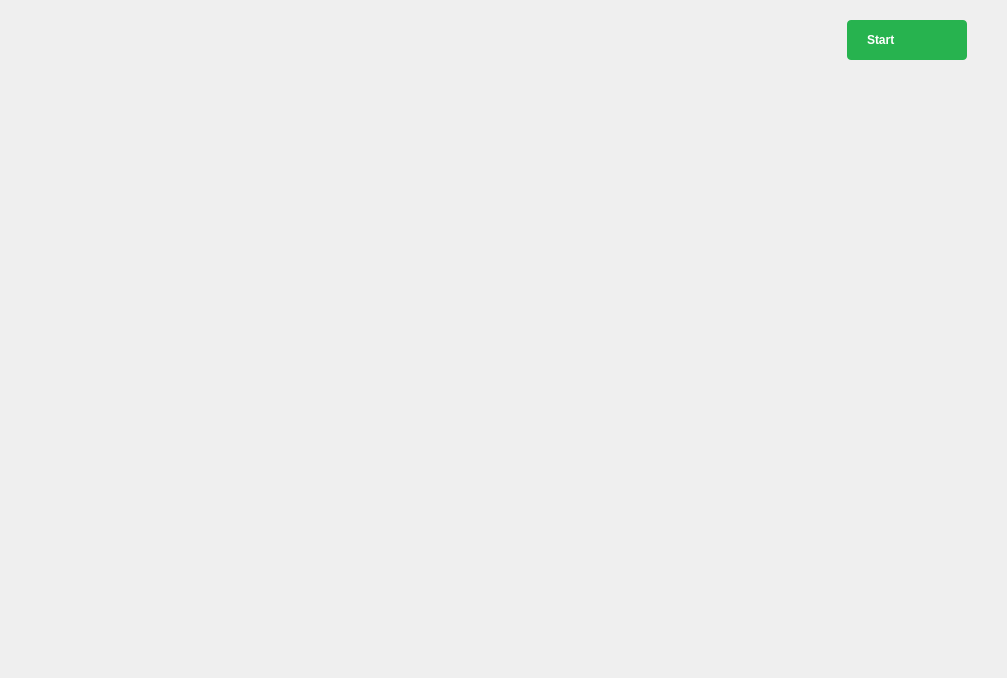
<?xml version="1.0" encoding="UTF-8"?>
<ui version="4.0">
 <class>DigitalIO</class>
 <widget class="QWidget" name="DigitalIO">
  <property name="geometry">
   <rect>
    <x>0</x>
    <y>0</y>
    <width>1007</width>
    <height>678</height>
   </rect>
  </property>
  <property name="sizePolicy">
   <sizepolicy hsizetype="Preferred" vsizetype="Preferred">
    <horstretch>0</horstretch>
    <verstretch>0</verstretch>
   </sizepolicy>
  </property>
  <property name="windowTitle">
   <string>Form</string>
  </property>
  <property name="styleSheet">
   <string notr="true">outline:none;</string>
  </property>
  <layout class="QVBoxLayout" name="verticalLayout">
   <property name="spacing">
    <number>0</number>
   </property>
   <property name="leftMargin">
    <number>0</number>
   </property>
   <property name="topMargin">
    <number>0</number>
   </property>
   <property name="rightMargin">
    <number>0</number>
   </property>
   <property name="bottomMargin">
    <number>0</number>
   </property>
   <item>
    <layout class="QHBoxLayout" name="horizontalLayout">
     <property name="spacing">
      <number>0</number>
     </property>
     <property name="topMargin">
      <number>20</number>
     </property>
     <property name="rightMargin">
      <number>40</number>
     </property>
     <property name="bottomMargin">
      <number>20</number>
     </property>
     <item>
      <spacer name="horizontalSpacer">
       <property name="orientation">
        <enum>Qt::Horizontal</enum>
       </property>
       <property name="sizeHint" stdset="0">
        <size>
         <width>0</width>
         <height>0</height>
        </size>
       </property>
      </spacer>
     </item>
     <item>
      <widget class="QPushButton" name="btnRunStop">
       <property name="layoutDirection">
        <enum>Qt::RightToLeft</enum>
       </property>
       <property name="styleSheet">
        <string notr="true">QPushButton {
  width: 80px;
  height: 40px;
  border-radius: 4px;
  background-color: #27b34f;
  color: white;
  font-family: &quot;monospace&quot;;
  font-weight: bold;
  text-align: left;
  padding-left: 20px;
  padding-right: 20px;
}

QPushButton::checked {
  background-color: #F45000;
}

QPushButton:disabled {
background-color: grey;
}</string>
       </property>
       <property name="text">
        <string>Start</string>
       </property>
       <property name="icon">
        <iconset resource="../resources/resources.qrc">
         <normaloff>:/icons/ico-play.svg</normaloff>:/icons/ico-play.svg</iconset>
       </property>
       <property name="iconSize">
        <size>
         <width>8</width>
         <height>10</height>
        </size>
       </property>
       <property name="checkable">
        <bool>true</bool>
       </property>
      </widget>
     </item>
    </layout>
   </item>
   <item>
    <layout class="QVBoxLayout" name="verticalLayout_2">
     <property name="leftMargin">
      <number>40</number>
     </property>
     <property name="rightMargin">
      <number>40</number>
     </property>
     <item>
      <spacer name="verticalSpacer_2">
       <property name="orientation">
        <enum>Qt::Vertical</enum>
       </property>
       <property name="sizeType">
        <enum>QSizePolicy::Maximum</enum>
       </property>
       <property name="sizeHint" stdset="0">
        <size>
         <width>20</width>
         <height>200</height>
        </size>
       </property>
      </spacer>
     </item>
     <item>
      <widget class="QWidget" name="dioContainer" native="true">
       <property name="sizePolicy">
        <sizepolicy hsizetype="MinimumExpanding" vsizetype="Expanding">
         <horstretch>0</horstretch>
         <verstretch>0</verstretch>
        </sizepolicy>
       </property>
       <layout class="QVBoxLayout" name="containerLayout">
        <property name="spacing">
         <number>0</number>
        </property>
        <property name="leftMargin">
         <number>0</number>
        </property>
        <property name="topMargin">
         <number>0</number>
        </property>
        <property name="rightMargin">
         <number>0</number>
        </property>
        <property name="bottomMargin">
         <number>0</number>
        </property>
       </layout>
      </widget>
     </item>
     <item>
      <spacer name="verticalSpacer">
       <property name="orientation">
        <enum>Qt::Vertical</enum>
       </property>
       <property name="sizeType">
        <enum>QSizePolicy::Maximum</enum>
       </property>
       <property name="sizeHint" stdset="0">
        <size>
         <width>20</width>
         <height>200</height>
        </size>
       </property>
      </spacer>
     </item>
    </layout>
   </item>
  </layout>
 </widget>
 <resources>
  <include location="../resources/resources.qrc"/>
 </resources>
 <connections/>
</ui>
